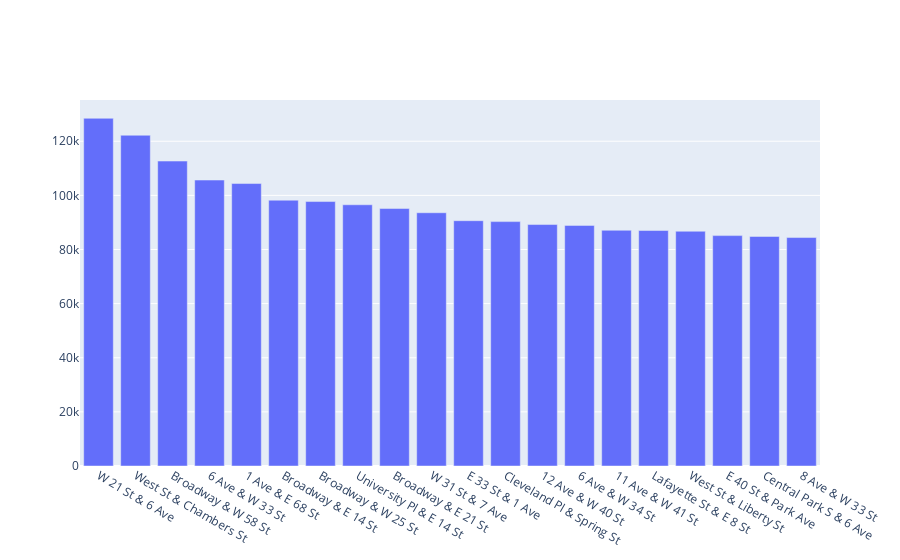

The notebook cell this image was saved under:
### Code cell
fig = go.Figure(go.Bar(x=top_20['start_station_name'], y=top_20['trip_count']))
fig.show()

### Figure 1 — Plotly figure (JSON) as saved in the notebook; plotly's stock layout.template omitted (floating-point values rounded to 4 significant figures)
{"data": [{"type": "bar", "x": ["W 21 St & 6 Ave", "West St & Chambers St", "Broadway & W 58 St", "6 Ave & W 33 St", "1 Ave & E 68 St", "Broadway & E 14 St", "Broadway & W 25 St", "University Pl & E 14 St", "Broadway & E 21 St", "W 31 St & 7 Ave", "E 33 St & 1 Ave", "Cleveland Pl & Spring St", "12 Ave & W 40 St", "6 Ave & W 34 St", "11 Ave & W 41 St", "Lafayette St & E 8 St", "West St & Liberty St", "E 40 St & Park Ave", "Central Park S & 6 Ave", "8 Ave & W 33 St"], "y": [128477, 122218, 112673, 105664, 104370, 98221, 97711, 96521, 95132, 93582, 90638, 90298, 89222, 88902, 87100, 87006, 86742, 85132, 84825, 84415]}], "layout": {}}
